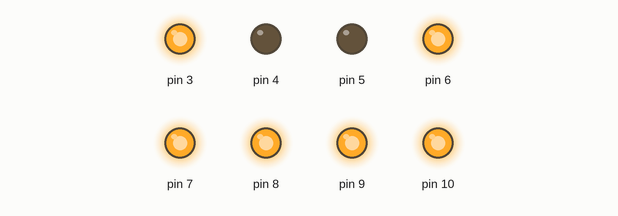
A sketch run on a simulated Arduino Uno, built with avr-gcc and run on an emulated ATmega328P. Shown: output pins drawn as LEDs (lit = HIGH).

Above: at 0.1 s.
Timing chart, 0 to 1.6 s (numbered marks = the images above):
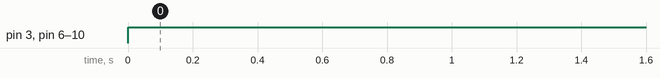

Measured:
- by itself, pin 3, pin 6–10: LOW → HIGH at 0.00 s

The sketch:

led7doan2.ino
```cpp
byte a[10] = {0x03, 0x9F, 0x25, 0x0D, 0x99, 0x49, 0x41, 0x1F, 0x01, 0x09};
volatile byte n = 0;
void setup()
{
  for (byte i = 3; i <= 10; i++)
  {
    pinMode(i, OUTPUT);
  }
}
void loop()
{
  byte x = a[1];
  for (byte i = 10; i >= 3; i--)
  {
    digitalWrite(i, x & 0x01);
    x = x >> 1;
  }
}
```
